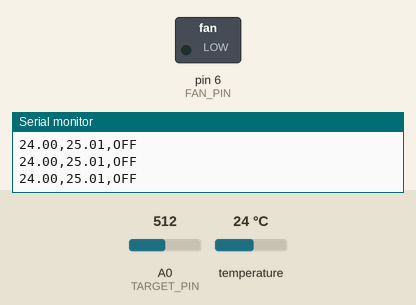
Simulated run of this sketch. Board: Arduino Uno, built with avr-gcc and run on an emulated ATmega328P. Parts: switched loads named in the sketch (green lamp = pin HIGH), the last lines printed to the serial monitor. Inputs (shaded band) come from the test bench; at power-on: temperature 24 °C, A0 (TARGET_PIN) = 512.

Above: at 2.3 s.
2.4 s: temperature set to 25.1 °C
4.2 s: temperature set to 26.2 °C
At 5.6 s:
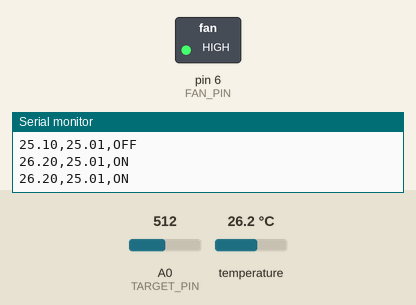
6.0 s: temperature set to 25.1 °C
7.5 s: temperature set to 23.8 °C
At 7.9 s:
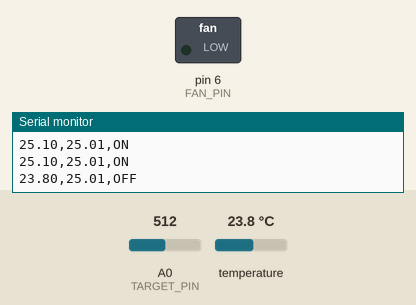
9.0 s: temperature set to 28 °C
At 10.3 s:
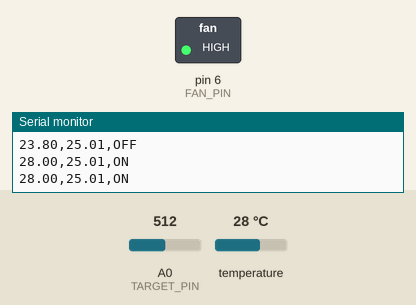
Timing chart, 0 to 11.5 s (numbered marks = the images above; inputs shaded):
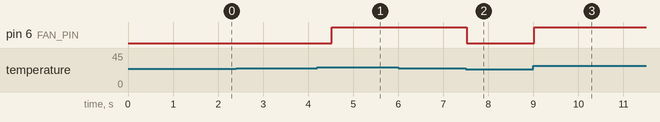

Measured:
- the behaviour switches between 25.5 and 25.6 °C on temperature (found by bisection; images 0 and 1)
- the behaviour switches between 24.6 and 24.5 °C on temperature (found by bisection; images 1 and 2)
- after the input at 4.2 s, pin 6 (FAN_PIN): LOW → HIGH after 0.32 s
- after the input at 7.5 s, pin 6 (FAN_PIN): HIGH → LOW at once
- after the input at 9.0 s, pin 6 (FAN_PIN): LOW → HIGH at once

The sketch:

smart_room_temperature.ino
```cpp
#include <Wire.h>
#include <Adafruit_SHT31.h>
Adafruit_SHT31 roomSensor;
constexpr byte FAN_PIN=6, TARGET_PIN=A0;
constexpr float HALF_BAND=.5;
unsigned long sampledAt=0;
bool fan=false,sensorReady=false;

void setup() {
  pinMode(FAN_PIN,OUTPUT);
  digitalWrite(FAN_PIN,LOW);
  Serial.begin(115200);
  Wire.begin();
  Wire.setWireTimeout(4000,true);
  sensorReady=roomSensor.begin(0x44);
  Serial.println(F("temperature_C,target_C,fan"));
}
void loop() {
  const unsigned long now=millis();
  if(now-sampledAt<750)return;
  sampledAt=now;
  if(!sensorReady)sensorReady=roomSensor.begin(0x44);
  const float temperature=sensorReady?roomSensor.readTemperature():NAN;
  const float target=18+14.0f*analogRead(TARGET_PIN)/1023;
  if(!isfinite(temperature)){
    sensorReady=false;
    fan=false;
    digitalWrite(FAN_PIN,LOW);
    Serial.println(F("Sensor unavailable. Fan off."));
    return;
  }
  if(fan&&temperature<=target-HALF_BAND)fan=false;
  else if(!fan&&temperature>=target+HALF_BAND)fan=true;
  digitalWrite(FAN_PIN,fan);
  Serial.print(temperature,2);
  Serial.print(',');
  Serial.print(target,2);
  Serial.print(',');
  Serial.println(fan?F("ON"):F("OFF"));
}
```
